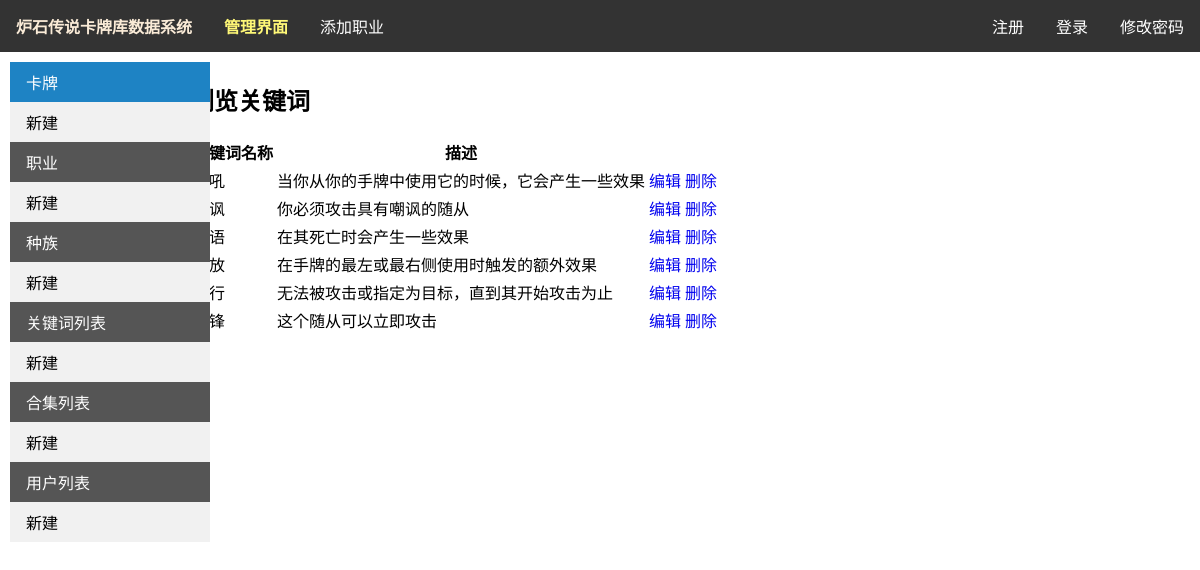
The app's page /manage/keyword_list with its own data.
### Hs/models.py (models this page shows, shortened)
class Keyword(models.Model):
    id = models.AutoField('关键词id', primary_key=True)
    name = models.CharField('关键词名称', max_length=64, unique=True)
    description = models.CharField('描述', max_length=64)
    class Meta:
        verbose_name = '关键词'
        verbose_name_plural = verbose_name

### Hs/views.py (the view)
# urls.py: path('keyword_list', views.keyword_list, name='keyword_list'),
def keyword_list(request):
    keyword = select.keyword_all()
    return render(request, 'Hs/keyword_list.html', {'keyword_list': keyword})

### Hs/process/select.py (called while the page is built)
def select_all(ObjectClass):
    _object_list = ObjectClass.objects.all()
    return _object_list

def keyword_all():
    return select_all(Keyword)

### templates/Hs/keyword_list.html (shortened to what this page needs)
{% load static %}
<!DOCTYPE html>
<html lang="en">
<head>
    <link href="{% static 'CSS/manage.css' %}" type="text/css" rel="stylesheet">
    <link href="{% static 'CSS/summonerclass_list.css' %}" type="text/css" rel="stylesheet">
</head>
<body>
<ul class="nav_hor">
    <li class="head"><a class="logo" href="{% url 'Hs:index' %}"><b>炉石传说卡牌库数据系统</b></a></li>
    <li class="head"><b>管理界面</b></li>
    <li class="head"><a href="{% url 'Hs:summonerclass_add' %}" target="_blank">添加职业</a></li>
    <li><a href="news.asp">修改密码</a></li>
    {% if user.is_authenticated %}
        <li><a href="{% url 'logout' %}?next={{ request.path }}">注销</a></li>
        <li class="txt">欢迎，{{ user.username }}</li>
    {% else %}
        <li><a href="{% url 'login' %}?next={{ request.path }}">登录</a></li>
        <li><a href="{% url 'Hs:register' %}">注册</a></li>
    {% endif %}
</ul>
<div class="row">
    <div class="column side">
        <ul class="nav_vert">
            <li><a class="main active" href="{% url 'Hs:manage' %}">卡牌</a><a class="add"
                                                                             href="{% url 'Hs:card_create' %}"> 新建</a>
            </li>
            <li><a class="main" href="{% url 'Hs:summonerclass_list' %}">职业</a><a class="add"
                                                                                  href="{% url 'Hs:summonerclass_add' %}">
                新建</a></li>
            <li><a class="main" href="{% url 'Hs:raceclass_list' %}">种族</a><a class="add"
                                                                              href="{% url 'Hs:raceclass_add' %}">
                新建</a></li>
            <li><a class="main" href="{% url 'Hs:keyword_list' %}">关键词列表</a><a class="add"
                                                                               href="{% url 'Hs:keyword_add' %}"> 新建</a>
            </li>
            <li><a class="main" href="{% url 'Hs:setclass_list' %}">合集列表</a><a class="add"
                                                                               href="{% url 'Hs:setclass_add' %}">
                新建</a></li>
            <li><a class="main" href="{% url 'Hs:user_list' %}">用户列表</a><a class="add" href="{% url 'Hs:user_add' %}">
                新建</a></li>
        </ul>
    </div>
    <div class="column body">
        <h2>浏览关键词</h2>
        <table class="table table-striped table-bordered">
            <thead>
            <tr>
                <th>关键词名称</th>
                <th>描述</th>
            </tr>
            </thead>
            <tbody>
            {% for keyword in keyword_list %}
                <tr>
                    <td>{{ keyword.name }}</td>
                    <td>{{ keyword.description }}</td>
                    <td class="text-center">
                        <a class="btn btn-info btn-sm" href="/keyword_edit/?id={{ keyword.id }}">编辑
                        </a>
                        <a class="btn btn-danger btn-sm" href="/keyword_drop/?id={{ keyword.id }}">删除
                        </a>
                    </td>
                </tr>
            {% endfor %}
            </tbody>
        </table>
    </div>
</div>
</body>
</html>

### static/CSS/manage.css (style rules this page uses)
.nav_hor { list-style-type: none; margin: 0; padding: 0; overflow: hidden; background-color: #333; position: -webkit-sticky; position: sticky; top: 0; }
.nav_hor li { float: right; display: block; color: #fff877; padding: 14px 16px; }
.nav_hor li.head { float: left; }
.nav_hor .logo { color: antiquewhite; }
.nav_hor li a { display: block; color: white; text-align: center; text-decoration: none; }
.column { float: left; width: 50%; padding: 15px; }
* { box-sizing: border-box; }
body { margin: 0; }
.column { float: left; padding: 10px; }
.column.side { width: 15%; }
.column.body { width: 85%; }
.row:after { content: ""; display: table; clear: both; }
.nav_vert li a { display: block; color: #000; padding: 8px 16px; text-decoration: none; }
.nav_vert { list-style-type: none; margin: 0; padding: 0; width: 200px; background-color: #f1f1f1; position: fixed; }
.nav_vert li a.active { background-color: #1F66AE; color: white; }
.nav_vert li a.main { background-color: #555; color: white; }
.nav_vert li a.active { background-color: #1E83C4; color: white; }

### static/CSS/summonerclass_list.css (style rules this page uses)
.column.body a { text-decoration: none; }

### records on screen
Keyword: description "当你从你的手牌中使用它的时候，它会产生一些效果"
Keyword: description "你必须攻击具有嘲讽的随从"
Keyword: description "在其死亡时会产生一些效果"
Keyword: description "在手牌的最左或最右侧使用时触发的额外效果"
Keyword: description "无法被攻击或指定为目标，直到其开始攻击为止"
Keyword: description "这个随从可以立即攻击"
